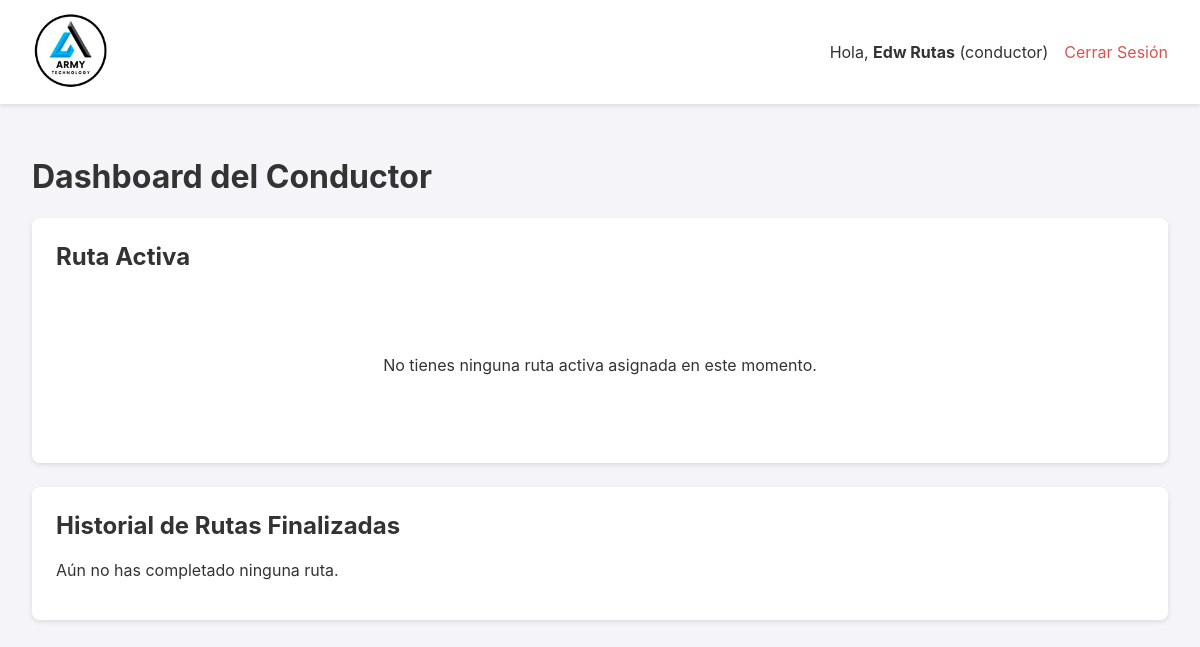
Page /mis-rutas (signed in) on the earlier database version.
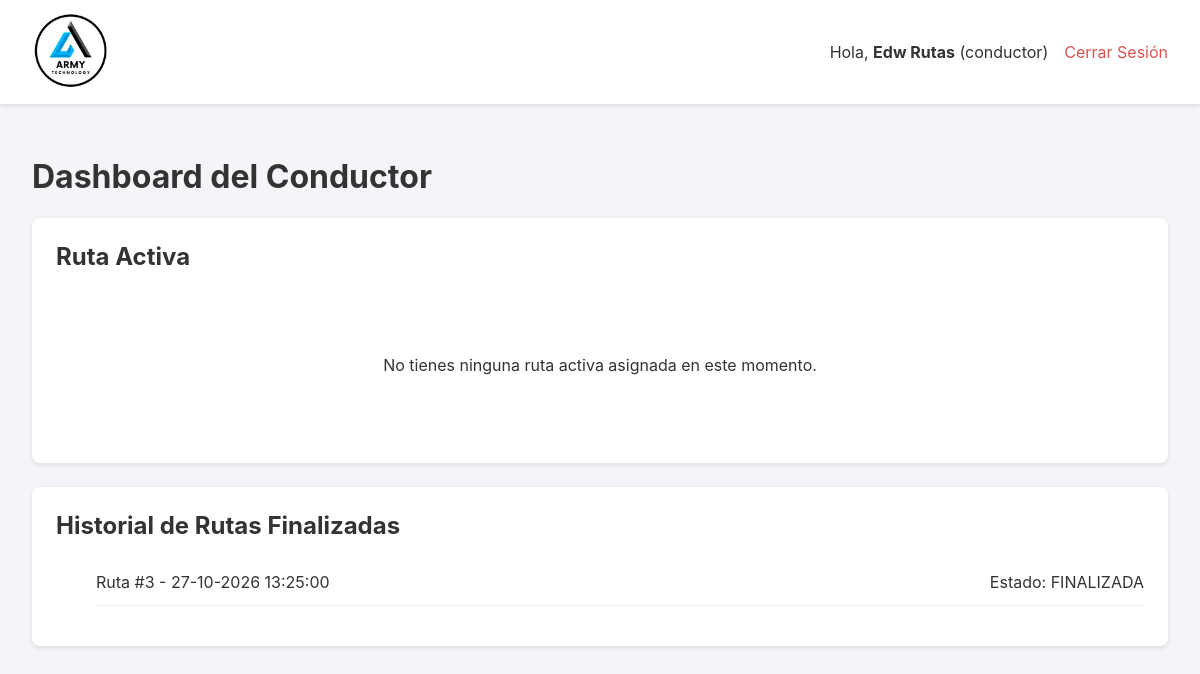
Same page on the later database version.
### app.py (models this page shows, shortened)
class HojaDeRuta(db.Model):
    __tablename__ = 'hoja_de_ruta'
    id = db.Column(db.Integer, primary_key=True)
    fecha_creacion = db.Column(db.DateTime, default=datetime.datetime.utcnow)
    estado = db.Column(db.String(20), nullable=False, default='EN_PREPARACION')
    gastos_asignados = db.Column(db.Float, nullable=False, default=0.0)
    ordenes = db.relationship('Orden', backref='hoja_de_ruta', lazy='dynamic')
    transacciones = db.relationship('Transaccion', backref='hoja_de_ruta', lazy='dynamic', cascade="all, delete-orphan")
    gastos_viaje = db.relationship('GastoViaje', backref='hoja_de_ruta', lazy='dynamic', cascade="all, delete-orphan")
    fecha_finalizacion = db.Column(db.DateTime, nullable=True)
    tipo_entrega = db.Column(db.String(20), nullable=False, default='INTERNA') # Valores: 'INTERNA', 'EXTERNA'
    conductor_id = db.Column(db.Integer, db.ForeignKey('user.id'), nullable=True) # Ahora es opcional
    conductor = db.relationship('User', backref='hojas_de_ruta')
    nombre_transportista = db.Column(db.String(100), nullable=True) # Ej: "Guatex", "Cargo Expreso"
    nombre_receptor = db.Column(db.String(100), nullable=True)     # Nombre de la persona que recibe
    id_receptor = db.Column(db.String(50), nullable=True)          # DPI, Cédula, etc.

### app.py (the view)
@app.route('/mis-rutas')
@login_required
@conductor_required
def dashboard_conductor():
    ruta_activa = db.session.execute(
        db.select(HojaDeRuta).where(
            HojaDeRuta.conductor_id == current_user.id,
            HojaDeRuta.estado == 'EN_RUTA'
        )
    ).first()
    if ruta_activa:
        ruta_activa = ruta_activa[0]
    historial_rutas = db.session.execute(
        db.select(HojaDeRuta).where(
            HojaDeRuta.conductor_id == current_user.id,
            HojaDeRuta.estado.in_(['FINALIZADA', 'ARCHIVADA'])
        ).order_by(HojaDeRuta.fecha_creacion.desc())
    ).scalars().all()
    return render_template(
        'dashboard_conductor.html',
        ruta_activa=ruta_activa,
        historial_rutas=historial_rutas
    )

### app.py (called while the page is built)
@login_manager.user_loader
def load_user(user_id):
    return db.session.get(User, int(user_id))

@app.template_filter('localtime')
def to_localtime_filter(utc_datetime):
    if not utc_datetime: return ""
    local_tz = pytz.timezone('America/Costa_Rica')
    local_dt = utc_datetime.replace(tzinfo=pytz.utc).astimezone(local_tz)
    return local_dt.strftime('%d-%m-%Y %H:%M:%S')

def conductor_required(f):
    @wraps(f)
    def decorated_function(*args, **kwargs):
        if not current_user.is_authenticated or current_user.role != 'conductor':
            flash('Se requiere rol de conductor para acceder a esta página.', 'error')
            return redirect(url_for('dashboard'))
        return f(*args, **kwargs)
    return decorated_function

### templates/dashboard_conductor.html (shortened to what this page needs)
{% extends "layout.html" %}
{% block content %}
<h1>Dashboard del Conductor</h1>
<div class="card">
    <h2>Ruta Activa</h2>
    {% if ruta_activa %}
        <div class="ruta-activa-header">
            <div class="ruta-info">
                <span><strong>Ruta #{{ ruta_activa.id }}</strong></span>
                <span>{{ ruta_activa.ordenes.count() }} Órdenes</span>
            </div>
        </div>
        <p>Tienes una ruta en curso. Haz clic abajo para ver los detalles, registrar entregas y gastos.</p>
        <a href="{{ url_for('detalle_ruta_conductor') }}" class="action-btn">Ver Detalles de Ruta Activa</a>
    {% else %}
        <div class="no-ruta">
            <p>No tienes ninguna ruta activa asignada en este momento.</p>
        </div>
    {% endif %}
</div>
<div class="card">
    <h2>Historial de Rutas Finalizadas</h2>
    {% if historial_rutas %}
    <ul class="historial-list">
        {% for ruta in historial_rutas %}
            <li>
                <span>Ruta #{{ ruta.id }} - {{ ruta.fecha_creacion|localtime }}</span>
                <span>Estado: {{ ruta.estado }}</span>
            </li>
        {% endfor %}
    </ul>
    {% else %}
        <p>Aún no has completado ninguna ruta.</p>
    {% endif %}
</div>
{% endblock %}

Differences in the rows shown:
added HojaDeRuta: id "3", fecha_creacion "27-10-2026 13:25:00", estado "FINALIZADA"
Other differences:
text no longer shown: "Aún no has completado ninguna ruta."
